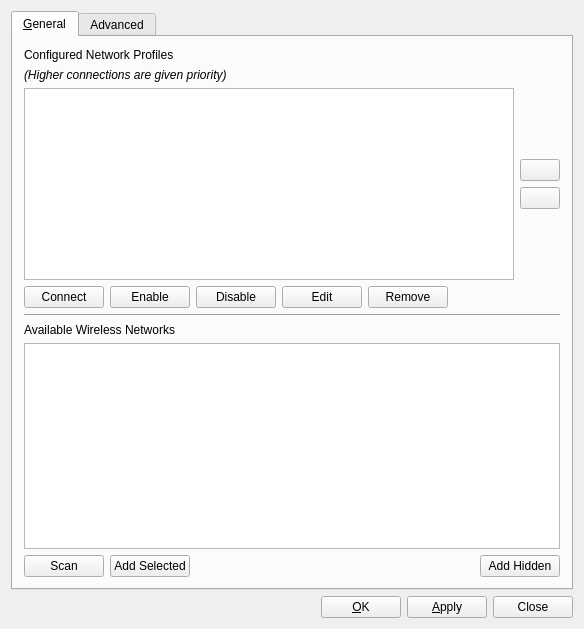
<?xml version="1.0" encoding="UTF-8"?>
<ui version="4.0">
 <class>wificonfigwidgetbase</class>
 <widget class="QWidget" name="wificonfigwidgetbase">
  <property name="geometry">
   <rect>
    <x>0</x>
    <y>0</y>
    <width>584</width>
    <height>629</height>
   </rect>
  </property>
  <property name="windowTitle">
   <string>Wireless Configuration</string>
  </property>
  <property name="windowIcon">
   <iconset resource="wificonfig.qrc">
    <normaloff>:/tray_wifi85.png</normaloff>:/tray_wifi85.png</iconset>
  </property>
  <layout class="QGridLayout">
   <item row="1" column="1">
    <widget class="QPushButton" name="pushOK">
     <property name="text">
      <string>&amp;OK</string>
     </property>
     <property name="shortcut">
      <string>Alt+O</string>
     </property>
    </widget>
   </item>
   <item row="1" column="2">
    <widget class="QPushButton" name="pushApply">
     <property name="text">
      <string>&amp;Apply</string>
     </property>
     <property name="shortcut">
      <string>Alt+A</string>
     </property>
    </widget>
   </item>
   <item row="0" column="0" colspan="4">
    <widget class="QTabWidget" name="tabMainWidget">
     <property name="currentIndex">
      <number>0</number>
     </property>
     <widget class="QWidget" name="tab">
      <attribute name="title">
       <string>&amp;General</string>
      </attribute>
      <layout class="QGridLayout" name="gridLayout_3">
       <item row="2" column="0">
        <layout class="QGridLayout" name="gridLayout_2">
         <item row="2" column="0">
          <widget class="QListWidget" name="listWifi">
           <property name="mouseTracking">
            <bool>true</bool>
           </property>
          </widget>
         </item>
         <item row="2" column="1">
          <layout class="QVBoxLayout" name="verticalLayout">
           <property name="sizeConstraint">
            <enum>QLayout::SetDefaultConstraint</enum>
           </property>
           <item>
            <spacer name="verticalSpacer_2">
             <property name="orientation">
              <enum>Qt::Vertical</enum>
             </property>
             <property name="sizeHint" stdset="0">
              <size>
               <width>28</width>
               <height>18</height>
              </size>
             </property>
            </spacer>
           </item>
           <item>
            <widget class="QPushButton" name="pushUp">
             <property name="sizePolicy">
              <sizepolicy hsizetype="Fixed" vsizetype="Fixed">
               <horstretch>0</horstretch>
               <verstretch>0</verstretch>
              </sizepolicy>
             </property>
             <property name="text">
              <string/>
             </property>
             <property name="icon">
              <iconset resource="wificonfig.qrc">
               <normaloff>:/arrow-up.png</normaloff>:/arrow-up.png</iconset>
             </property>
            </widget>
           </item>
           <item>
            <widget class="QPushButton" name="pushDown">
             <property name="sizePolicy">
              <sizepolicy hsizetype="Fixed" vsizetype="Fixed">
               <horstretch>0</horstretch>
               <verstretch>0</verstretch>
              </sizepolicy>
             </property>
             <property name="text">
              <string/>
             </property>
             <property name="icon">
              <iconset resource="wificonfig.qrc">
               <normaloff>:/arrow-down.png</normaloff>:/arrow-down.png</iconset>
             </property>
            </widget>
           </item>
           <item>
            <spacer name="verticalSpacer">
             <property name="orientation">
              <enum>Qt::Vertical</enum>
             </property>
             <property name="sizeHint" stdset="0">
              <size>
               <width>20</width>
               <height>40</height>
              </size>
             </property>
            </spacer>
           </item>
          </layout>
         </item>
         <item row="1" column="0">
          <widget class="QLabel" name="label">
           <property name="font">
            <font>
             <pointsize>9</pointsize>
             <italic>true</italic>
            </font>
           </property>
           <property name="text">
            <string>(Higher connections are given priority)</string>
           </property>
          </widget>
         </item>
         <item row="0" column="0">
          <widget class="QLabel" name="textLabel2">
           <property name="text">
            <string>Configured Network Profiles</string>
           </property>
           <property name="wordWrap">
            <bool>false</bool>
           </property>
          </widget>
         </item>
         <item row="3" column="0">
          <layout class="QHBoxLayout" name="horizontalLayout">
           <item>
            <widget class="QPushButton" name="pushConnect">
             <property name="enabled">
              <bool>true</bool>
             </property>
             <property name="text">
              <string>Connect</string>
             </property>
            </widget>
           </item>
           <item>
            <widget class="QPushButton" name="pushEnable">
             <property name="text">
              <string>Enable</string>
             </property>
             <property name="icon">
              <iconset theme="/usr/local/share/icons/HighContrast/48x48/actions/object-select.png"/>
             </property>
            </widget>
           </item>
           <item>
            <widget class="QPushButton" name="pushDisable">
             <property name="text">
              <string>Disable</string>
             </property>
            </widget>
           </item>
           <item>
            <widget class="QPushButton" name="pushEditWifi">
             <property name="text">
              <string>Edit</string>
             </property>
             <property name="icon">
              <iconset resource="wificonfig.qrc">
               <normaloff>:/configure.png</normaloff>:/configure.png</iconset>
             </property>
            </widget>
           </item>
           <item>
            <widget class="QPushButton" name="pushRemoveWifi">
             <property name="text">
              <string>Remove</string>
             </property>
             <property name="icon">
              <iconset resource="wificonfig.qrc">
               <normaloff>:/edit-delete.png</normaloff>:/edit-delete.png</iconset>
             </property>
            </widget>
           </item>
           <item>
            <spacer name="horizontalSpacer">
             <property name="orientation">
              <enum>Qt::Horizontal</enum>
             </property>
             <property name="sizeHint" stdset="0">
              <size>
               <width>40</width>
               <height>20</height>
              </size>
             </property>
            </spacer>
           </item>
          </layout>
         </item>
        </layout>
       </item>
       <item row="5" column="0">
        <layout class="QGridLayout" name="gridLayout">
         <item row="1" column="0">
          <widget class="QListWidget" name="listNewWifi">
           <property name="mouseTracking">
            <bool>true</bool>
           </property>
          </widget>
         </item>
         <item row="0" column="0">
          <widget class="QLabel" name="labelAvailWifi">
           <property name="text">
            <string>Available Wireless Networks</string>
           </property>
          </widget>
         </item>
         <item row="7" column="0">
          <layout class="QHBoxLayout" name="horizontalLayout_2">
           <item>
            <widget class="QPushButton" name="pushRescan">
             <property name="text">
              <string>Scan</string>
             </property>
             <property name="icon">
              <iconset resource="wificonfig.qrc">
               <normaloff>:/scan-wifi.png</normaloff>:/scan-wifi.png</iconset>
             </property>
            </widget>
           </item>
           <item>
            <widget class="QPushButton" name="pushAddWifi">
             <property name="text">
              <string>Add Selected</string>
             </property>
             <property name="icon">
              <iconset resource="wificonfig.qrc">
               <normaloff>:/list-add.png</normaloff>:/list-add.png</iconset>
             </property>
             <property name="shortcut">
              <string>Alt+S</string>
             </property>
            </widget>
           </item>
           <item>
            <spacer name="horizontalSpacer_2">
             <property name="orientation">
              <enum>Qt::Horizontal</enum>
             </property>
             <property name="sizeHint" stdset="0">
              <size>
               <width>40</width>
               <height>20</height>
              </size>
             </property>
            </spacer>
           </item>
           <item>
            <widget class="QPushButton" name="pushAddHidden">
             <property name="text">
              <string>Add Hidden</string>
             </property>
             <property name="icon">
              <iconset resource="wificonfig.qrc">
               <normaloff>:/list-add.png</normaloff>:/list-add.png</iconset>
             </property>
            </widget>
           </item>
          </layout>
         </item>
        </layout>
       </item>
       <item row="4" column="0">
        <widget class="Line" name="line">
         <property name="orientation">
          <enum>Qt::Horizontal</enum>
         </property>
        </widget>
       </item>
      </layout>
     </widget>
     <widget class="QWidget" name="TabPage">
      <attribute name="title">
       <string>Advanced</string>
      </attribute>
      <layout class="QVBoxLayout" name="verticalLayout_3">
       <item>
        <layout class="QVBoxLayout" name="verticalLayout_4">
         <item>
          <widget class="QCheckBox" name="checkMAC">
           <property name="enabled">
            <bool>false</bool>
           </property>
           <property name="text">
            <string>Use hardware defau&amp;lt MAC address</string>
           </property>
           <property name="shortcut">
            <string>Alt+L</string>
           </property>
           <property name="checked">
            <bool>true</bool>
           </property>
          </widget>
         </item>
         <item>
          <widget class="QGroupBox" name="groupMAC">
           <property name="enabled">
            <bool>false</bool>
           </property>
           <property name="title">
            <string>Custom MAC address</string>
           </property>
           <layout class="QGridLayout">
            <item row="1" column="0">
             <widget class="QLineEdit" name="lineMAC"/>
            </item>
           </layout>
          </widget>
         </item>
        </layout>
       </item>
       <item>
        <widget class="Line" name="line_3">
         <property name="orientation">
          <enum>Qt::Horizontal</enum>
         </property>
        </widget>
       </item>
       <item>
        <widget class="QGroupBox" name="groupCountryCode">
         <property name="enabled">
          <bool>false</bool>
         </property>
         <property name="title">
          <string>Set Country Code</string>
         </property>
         <property name="checkable">
          <bool>true</bool>
         </property>
         <property name="checked">
          <bool>false</bool>
         </property>
         <layout class="QGridLayout" name="gridLayout_4">
          <item row="0" column="0">
           <widget class="QComboBox" name="comboCountryCode"/>
          </item>
         </layout>
        </widget>
       </item>
       <item>
        <spacer name="spacer7">
         <property name="orientation">
          <enum>Qt::Vertical</enum>
         </property>
         <property name="sizeType">
          <enum>QSizePolicy::Expanding</enum>
         </property>
         <property name="sizeHint" stdset="0">
          <size>
           <width>240</width>
           <height>140</height>
          </size>
         </property>
        </spacer>
       </item>
      </layout>
     </widget>
    </widget>
   </item>
   <item row="1" column="3">
    <widget class="QPushButton" name="buttonCancel">
     <property name="text">
      <string>Close</string>
     </property>
     <property name="shortcut">
      <string/>
     </property>
    </widget>
   </item>
   <item row="1" column="0">
    <spacer name="spacer1">
     <property name="orientation">
      <enum>Qt::Horizontal</enum>
     </property>
     <property name="sizeType">
      <enum>QSizePolicy::Expanding</enum>
     </property>
     <property name="sizeHint" stdset="0">
      <size>
       <width>100</width>
       <height>21</height>
      </size>
     </property>
    </spacer>
   </item>
  </layout>
 </widget>
 <layoutdefault spacing="6" margin="11"/>
 <tabstops>
  <tabstop>tabMainWidget</tabstop>
  <tabstop>listWifi</tabstop>
  <tabstop>pushUp</tabstop>
  <tabstop>pushDown</tabstop>
  <tabstop>pushRemoveWifi</tabstop>
  <tabstop>pushOK</tabstop>
  <tabstop>pushApply</tabstop>
  <tabstop>buttonCancel</tabstop>
 </tabstops>
 <includes>
  <include location="local">qmessagebox.h</include>
  <include location="local">qfile.h</include>
  <include location="local">qmessagebox.h</include>
  <include location="local">qapplication.h</include>
  <include location="global">trueos-netif.h</include>
  <include location="global">trueos-utils.h</include>
 </includes>
 <resources>
  <include location="wificonfig.qrc"/>
 </resources>
 <connections>
  <connection>
   <sender>buttonCancel</sender>
   <signal>clicked()</signal>
   <receiver>wificonfigwidgetbase</receiver>
   <slot>slotClose()</slot>
   <hints>
    <hint type="sourcelabel">
     <x>20</x>
     <y>20</y>
    </hint>
    <hint type="destinationlabel">
     <x>20</x>
     <y>20</y>
    </hint>
   </hints>
  </connection>
  <connection>
   <sender>pushApply</sender>
   <signal>clicked()</signal>
   <receiver>wificonfigwidgetbase</receiver>
   <slot>slotApply()</slot>
   <hints>
    <hint type="sourcelabel">
     <x>20</x>
     <y>20</y>
    </hint>
    <hint type="destinationlabel">
     <x>20</x>
     <y>20</y>
    </hint>
   </hints>
  </connection>
  <connection>
   <sender>pushOK</sender>
   <signal>clicked()</signal>
   <receiver>wificonfigwidgetbase</receiver>
   <slot>slotOK()</slot>
   <hints>
    <hint type="sourcelabel">
     <x>20</x>
     <y>20</y>
    </hint>
    <hint type="destinationlabel">
     <x>20</x>
     <y>20</y>
    </hint>
   </hints>
  </connection>
  <connection>
   <sender>checkMAC</sender>
   <signal>clicked()</signal>
   <receiver>wificonfigwidgetbase</receiver>
   <slot>slotMACClicked()</slot>
   <hints>
    <hint type="sourcelabel">
     <x>20</x>
     <y>20</y>
    </hint>
    <hint type="destinationlabel">
     <x>20</x>
     <y>20</y>
    </hint>
   </hints>
  </connection>
  <connection>
   <sender>lineMAC</sender>
   <signal>textChanged(QString)</signal>
   <receiver>wificonfigwidgetbase</receiver>
   <slot>slotCheckGlobalText()</slot>
   <hints>
    <hint type="sourcelabel">
     <x>20</x>
     <y>20</y>
    </hint>
    <hint type="destinationlabel">
     <x>20</x>
     <y>20</y>
    </hint>
   </hints>
  </connection>
 </connections>
 <slots>
  <slot>slotClose()</slot>
  <slot>slotApply()</slot>
  <slot>slotOK()</slot>
  <slot>slotMACClicked()</slot>
  <slot>slotCheckGlobalText()</slot>
 </slots>
</ui>
